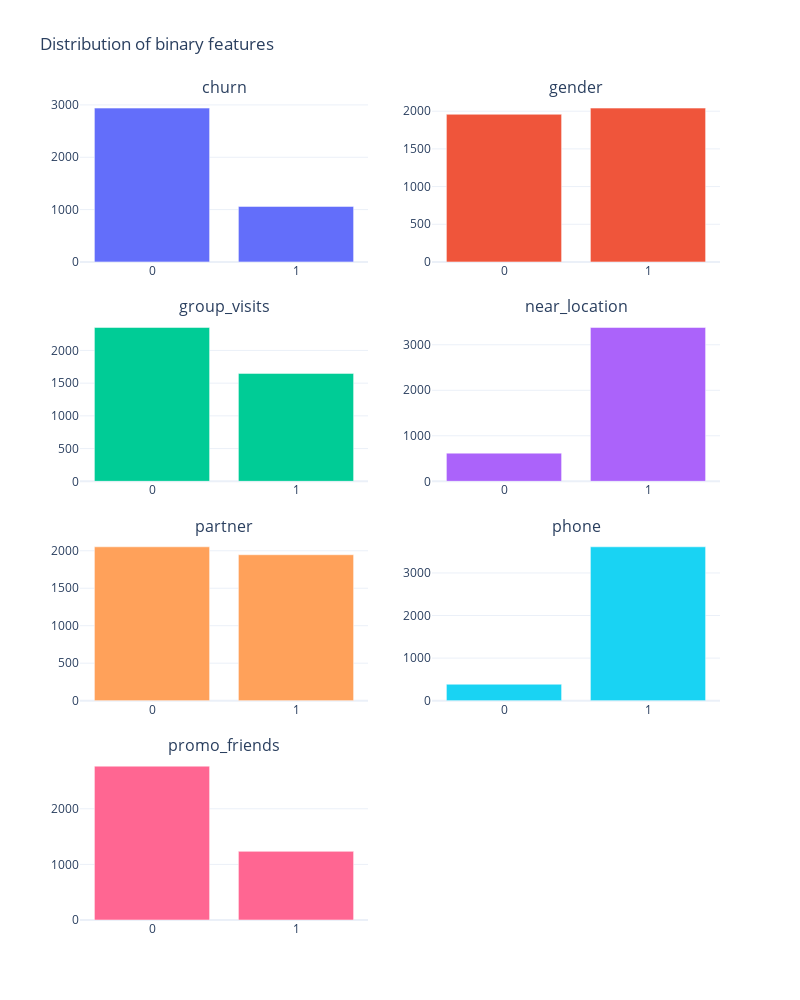

Notebook source saved alongside this figure:
### Markdown cell above
Let's see distributions for each binary features.

### Code cell
col_binary = [
    'churn', 'gender', 'group_visits', 'near_location',
     'partner', 'phone', 'promo_friends'
]

fig = sp.make_subplots(
    rows=4, cols=2,
    subplot_titles=col_binary,
    horizontal_spacing=0.1, vertical_spacing=0.07
)

for counter, column in enumerate(col_binary, start=1):
    row = (counter - 1) // 2 + 1
    col = (counter - 1) % 2 + 1
    fig.add_trace(
        go.Bar(
            x=df_gym[column].value_counts().index, 
            y=df_gym[column].value_counts().values,
            name=column, showlegend=False
        ),
        row=row, col=col
    )
    fig.update_xaxes(row=row, col=col, tickmode='array', tickvals=[0, 1])

fig.update_layout(
    title='Distribution of binary features',
    width=FIG_WIDTH * 100,
    height=FIG_HEIGHT * 100 * 2,
    xaxis=dict(tickmode='array', tickvals=[0, 1]),
    template='plotly_white'
)
fig.show()

### Figure 1 — Plotly figure (JSON) as saved in the notebook; plotly's stock layout.template omitted (floating-point values rounded to 4 significant figures)
{"data": [{"name": "churn", "showlegend": false, "type": "bar", "x": [0, 1], "xaxis": "x", "y": [2939, 1061], "yaxis": "y"}, {"name": "gender", "showlegend": false, "type": "bar", "x": [1, 0], "xaxis": "x2", "y": [2041, 1959], "yaxis": "y2"}, {"name": "group_visits", "showlegend": false, "type": "bar", "x": [0, 1], "xaxis": "x3", "y": [2351, 1649], "yaxis": "y3"}, {"name": "near_location", "showlegend": false, "type": "bar", "x": [1, 0], "xaxis": "x4", "y": [3381, 619], "yaxis": "y4"}, {"name": "partner", "showlegend": false, "type": "bar", "x": [0, 1], "xaxis": "x5", "y": [2053, 1947], "yaxis": "y5"}, {"name": "phone", "showlegend": false, "type": "bar", "x": [1, 0], "xaxis": "x6", "y": [3614, 386], "yaxis": "y6"}, {"name": "promo_friends", "showlegend": false, "type": "bar", "x": [0, 1], "xaxis": "x7", "y": [2766, 1234], "yaxis": "y7"}], "layout": {"annotations": [{"font": {"size": 16}, "showarrow": false, "text": "churn", "x": 0.225, "xanchor": "center", "xref": "paper", "y": 1, "yanchor": "bottom", "yref": "paper"}, {"font": {"size": 16}, "showarrow": false, "text": "gender", "x": 0.775, "xanchor": "center", "xref": "paper", "y": 1, "yanchor": "bottom", "yref": "paper"}, {"font": {"size": 16}, "showarrow": false, "text": "group_visits", "x": 0.225, "xanchor": "center", "xref": "paper", "y": 0.7325, "yanchor": "bottom", "yref": "paper"}, {"font": {"size": 16}, "showarrow": false, "text": "near_location", "x": 0.775, "xanchor": "center", "xref": "paper", "y": 0.7325, "yanchor": "bottom", "yref": "paper"}, {"font": {"size": 16}, "showarrow": false, "text": "partner", "x": 0.225, "xanchor": "center", "xref": "paper", "y": 0.465, "yanchor": "bottom", "yref": "paper"}, {"font": {"size": 16}, "showarrow": false, "text": "phone", "x": 0.775, "xanchor": "center", "xref": "paper", "y": 0.465, "yanchor": "bottom", "yref": "paper"}, {"font": {"size": 16}, "showarrow": false, "text": "promo_friends", "x": 0.225, "xanchor": "center", "xref": "paper", "y": 0.1975, "yanchor": "bottom", "yref": "paper"}], "height": 1000, "title": {"text": "Distribution of binary features"}, "width": 800, "xaxis": {"anchor": "y", "domain": [0, 0.45], "tickmode": "array", "tickvals": [0, 1]}, "xaxis2": {"anchor": "y2", "domain": [0.55, 1], "tickmode": "array", "tickvals": [0, 1]}, "xaxis3": {"anchor": "y3", "domain": [0, 0.45], "tickmode": "array", "tickvals": [0, 1]}, "xaxis4": {"anchor": "y4", "domain": [0.55, 1], "tickmode": "array", "tickvals": [0, 1]}, "xaxis5": {"anchor": "y5", "domain": [0, 0.45], "tickmode": "array", "tickvals": [0, 1]}, "xaxis6": {"anchor": "y6", "domain": [0.55, 1], "tickmode": "array", "tickvals": [0, 1]}, "xaxis7": {"anchor": "y7", "domain": [0, 0.45], "tickmode": "array", "tickvals": [0, 1]}, "xaxis8": {"anchor": "y8", "domain": [0.55, 1]}, "yaxis": {"anchor": "x", "domain": [0.8025, 1]}, "yaxis2": {"anchor": "x2", "domain": [0.8025, 1]}, "yaxis3": {"anchor": "x3", "domain": [0.535, 0.7325]}, "yaxis4": {"anchor": "x4", "domain": [0.535, 0.7325]}, "yaxis5": {"anchor": "x5", "domain": [0.2675, 0.465]}, "yaxis6": {"anchor": "x6", "domain": [0.2675, 0.465]}, "yaxis7": {"anchor": "x7", "domain": [0, 0.1975]}, "yaxis8": {"anchor": "x8", "domain": [0, 0.1975]}}}
